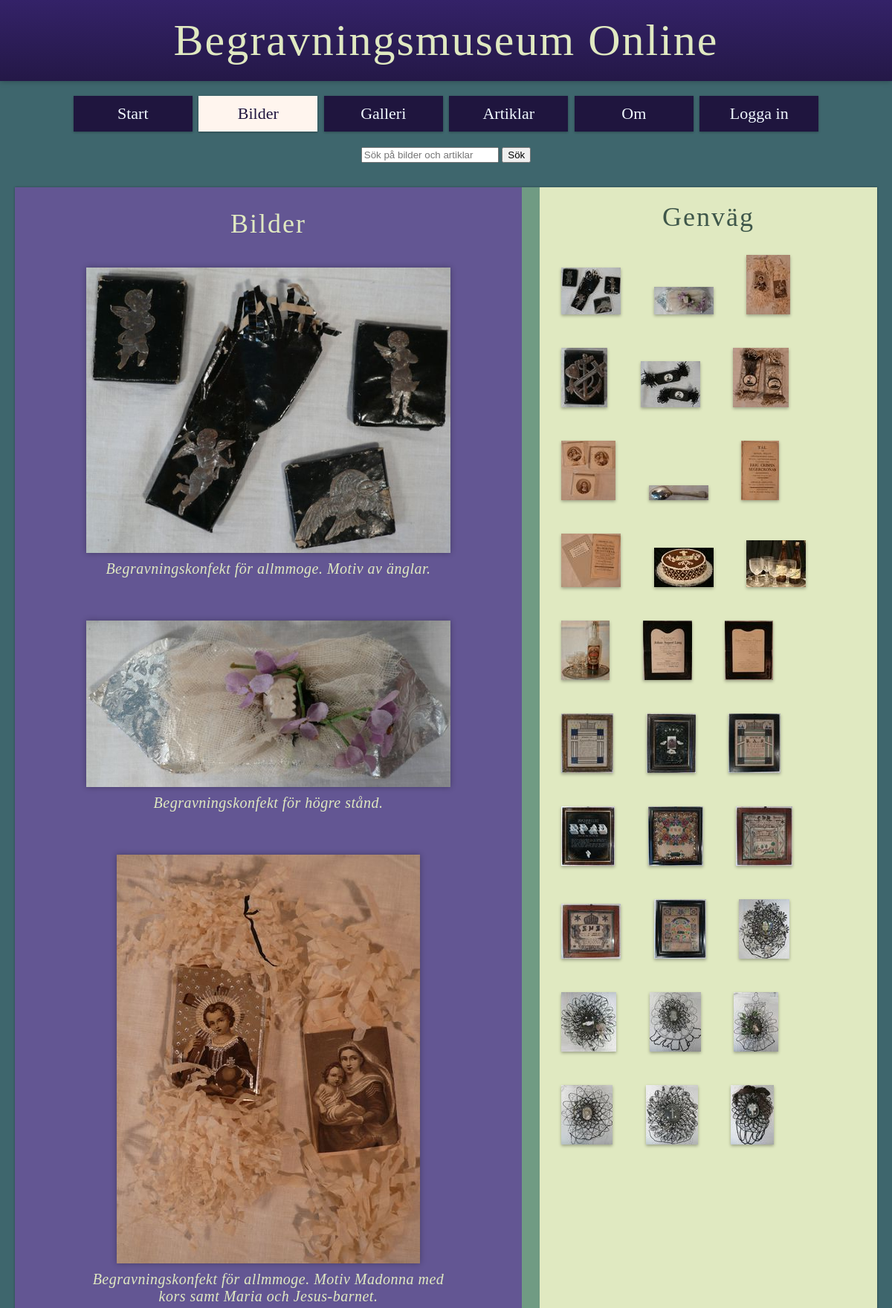
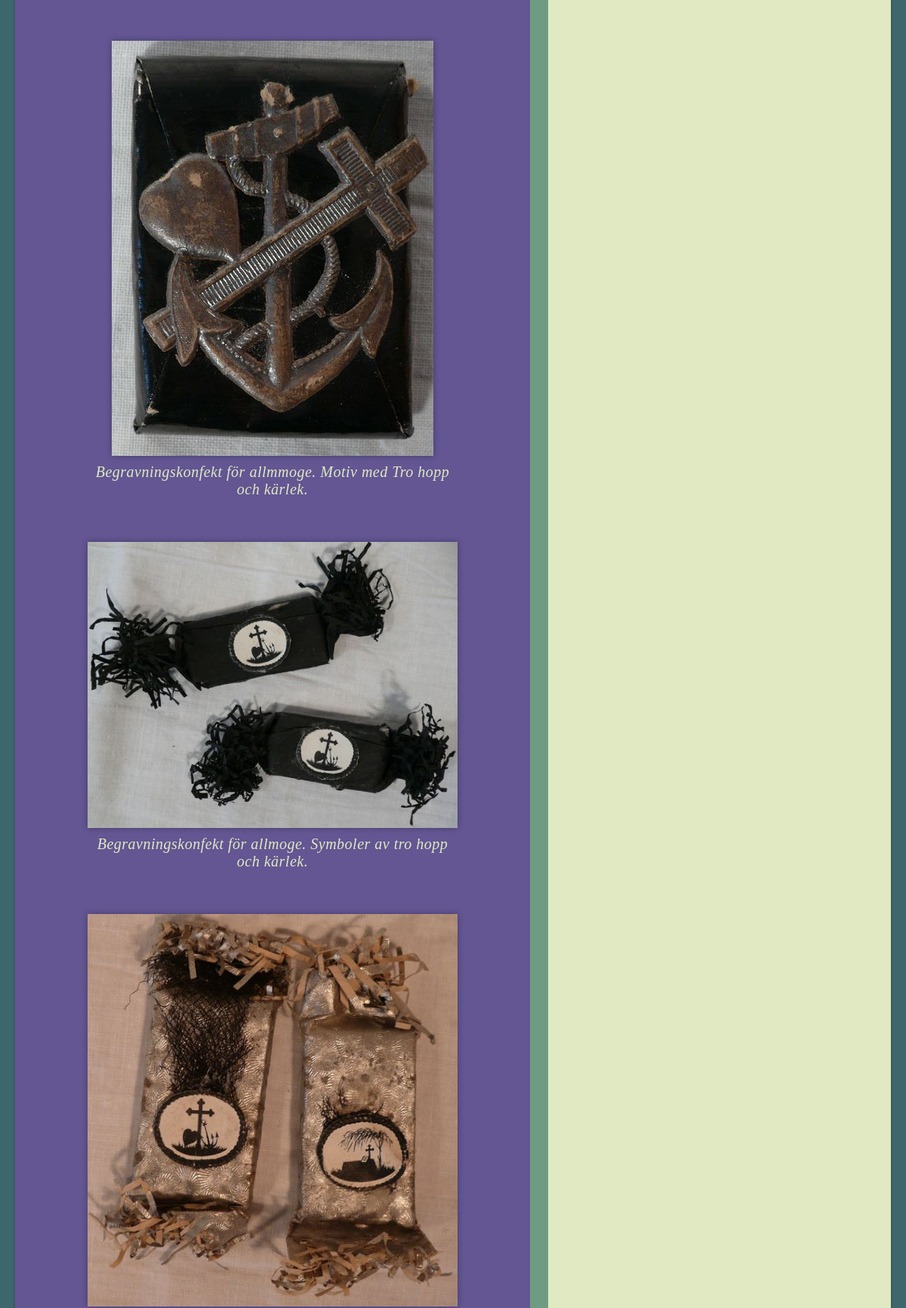
Page /bilder.php (upper part) on the committed database (2 pictures, top to bottom).
### tables this page shows
CREATE TABLE Object
		(
			id INTEGER PRIMARY KEY  NOT NULL  UNIQUE, 
			title TEXT, 
			category TEXT, 
			text TEXT,
			image TEXT,
			owner TEXT
		);

### src/functions.php (called while the page is built, shortened)
<?php
function findTemplateFile(string $tpl): string
{
    $viewPath = __DIR__ . "/../view";
    $files = [
        $tpl,
        "$viewPath/$tpl",
        "$viewPath/$tpl.php",
    ];
    foreach ($files as $file) {
        if (is_readable($file)) {
            return $file;
        }
    }
    throw new Exception(
        "The template file '$tpl' does not exists or is not readable in"
            . " any way I know of. I even tried the paths '$viewPath/$tpl' and"
            . " '$viewPath/$tpl.php'."
    );
}
function render(string $tpl, array $data = []): void
{
    $file = findTemplateFile($tpl);
    extract($data);
    require $file;
}
function renderToString(string $tpl, array $data = []): string
{
    render($tpl, $data);
    $html = ob_get_contents();
    return $html ? $html : "";
}
function connectToDatabase(string $dsn): object
{
    try {
        $db = new PDO($dsn);
        $db->setAttribute(PDO::ATTR_ERRMODE, PDO::ERRMODE_EXCEPTION);
        $db->setAttribute(PDO::ATTR_DEFAULT_FETCH_MODE, PDO::FETCH_ASSOC);
    } catch (PDOException $e) {
        echo "Failed to connect to the database using DSN:<br>'$dsn'<br>";
        throw $e;
    }
    return $db;
}
function rowsInTable(string $tableName): int
{
    $dsn = "sqlite:../db/bmo.sqlite";
    $db = connectToDatabase($dsn);
    $sql = <<<EOD
    SELECT
        *
    FROM $tableName
    ;
    EOD;
    $stmt = $db->prepare($sql);
    $stmt->execute();
    $res = $stmt->fetchAll();
    return count($res);
}

### view/db-obj-extract.php (the view)
<?php
$id = $id ?? null;
$subfolder = $subfolder ?? null;
if (!$id) {
    die("Något gick fel när sidan försökte hämtas.");
} else {
    $dsn = "sqlite:../db/bmo.sqlite";
    $db = connectToDatabase($dsn);
    $sql = <<<EOD
    SELECT
        *
    FROM Object
    WHERE
        id = ?
    ;
    EOD;
    $stmt = $db->prepare($sql);
    $args = [$id];
    $stmt->execute($args);
    $res = $stmt->fetch();
}
?>
<figure>
    <a class = "no-underline" href="../public/stor-vy-bilder.php?id=<?= $res['id'] ?>">
        <img id=<?= $res["id"] ?> src="../public/img/<?= $subfolder ?>/<?= $res["image"] ?>" alt="<?= $res["title"] ?>">
        <figcaption>
            <?= $res["text"] ?>
        </figcaption>
    </a>
</figure>

### view/db-smallobj-extract.php
<?php
$id = $id ?? null;
$subfolder = $subfolder ?? null;
if (!$id) {
    die("Något gick fel när sidan försökte hämtas.");
} else {
    $dsn = "sqlite:../db/bmo.sqlite";
    $db = connectToDatabase($dsn);
    $sql = <<<EOD
    SELECT
        *
    FROM Object
    WHERE
        id = ?
    ;
    EOD;
    $stmt = $db->prepare($sql);
    $args = [$id];
    $stmt->execute($args);
    $res = $stmt->fetch();
}
?>
<a class="no-underline" href=#<?= $res["id"] ?>>
    <img class="smallObj" src="../public/img/<?= $subfolder ?>/<?= $res["image"] ?>" alt="<?= $res["title"] ?>">
</a>

### public/css/base.css (style rules this page uses)
html { box-sizing: border-box; background-color: #3e666d; }
*, *::before, *::after { box-sizing: inherit; }
body { overflow-y: scroll; font-size: 18px; margin: 0px auto; }
.no-underline { text-decoration: none; }

### public/css/figure.css (style rules this page uses)
img { max-width: 100%; display: block; margin: auto; box-shadow: 0px 0px 8px rgba(0, 0, 0, 0.3); }
.smallObj { max-width: 100%; display: inline; margin: 20px; box-shadow: 0px 2px 4px rgba(0, 0, 0, 0.3); }
figure { padding: 20px; }
figcaption { font-style: italic; padding-top: 0.5em; text-align: center; color: #e0e9C1; letter-spacing: 0.5px; font-size: 20px; }

### rows in the picture
object: image (picture), text "Begravningskonfekt för allmmoge. Motiv av änglar."
object: image (picture), text "Begravningskonfekt för högre stånd."
object: image (picture), text "Begravningskonfekt för allmmoge. Motiv Madonna med kors samt Maria och Jesus-barnet."
object: image (picture), text "Begravningskonfekt för allmmoge. Motiv med Tro hopp och kärlek."
object: image (picture), text "Begravningskonfekt för allmoge. Symboler av tro hopp och kärlek."
object: image (picture)
object: image (picture)
object: image (picture)
object: image (picture)
object: image (picture)
object: image (picture)
object: image (picture)
object: image (picture)
object: image (picture)
object: image (picture)
object: image (picture)
object: image (picture)
object: image (picture)
object: image (picture)
object: image (picture)
object: image (picture)
object: image (picture)
object: image (picture)
object: image (picture)
object: image (picture)
object: image (picture)
object: image (picture)
object: image (picture)
object: image (picture)
object: image (picture)

### other values in the picture
$key "Start"
$key "Bilder"
$key "Galleri"
$key "Artiklar"
$key "Om"
$key "Logga in"
